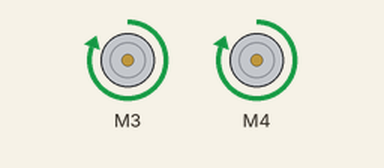
This sketch was run on a simulated Arduino Uno, built with avr-gcc and run on an emulated ATmega328P. On the bench: 2 × DC motor (green arrow = forward, orange = backward, longer = faster).

Above: at 0.1 s.
Timing chart, 0 to 1.6 s (numbered marks = the images above):
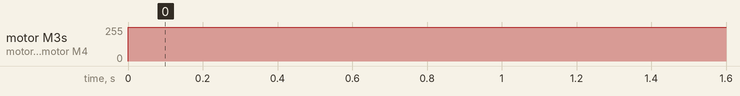

Measured:
- by itself, motor M3, motor M4: stopped → forward 255/255 at 0.00 s

The sketch:

bothMotorSpin.ino
```cpp
#include <AFMotor.h>

AF_DCMotor rightMotor(3,MOTOR34_1KHZ);
AF_DCMotor leftMotor(4,MOTOR34_1KHZ);

int motorSpeed = 255;//out of 255
int pauseTime = 1000;//ms

void setup()
{
  rightMotor.setSpeed(motorSpeed);
  leftMotor.setSpeed(motorSpeed);
  rightMotor.run(FORWARD);
  leftMotor.run(FORWARD);
}

void loop()
{
//  rightMotor.run(FORWARD);
//  leftMotor.run(FORWARD);
//  delay(pauseTime);
//  leftMotor.run(BACKWARD);
//  rightMotor.run(BACKWARD);
//  delay(pauseTime);
}
```
